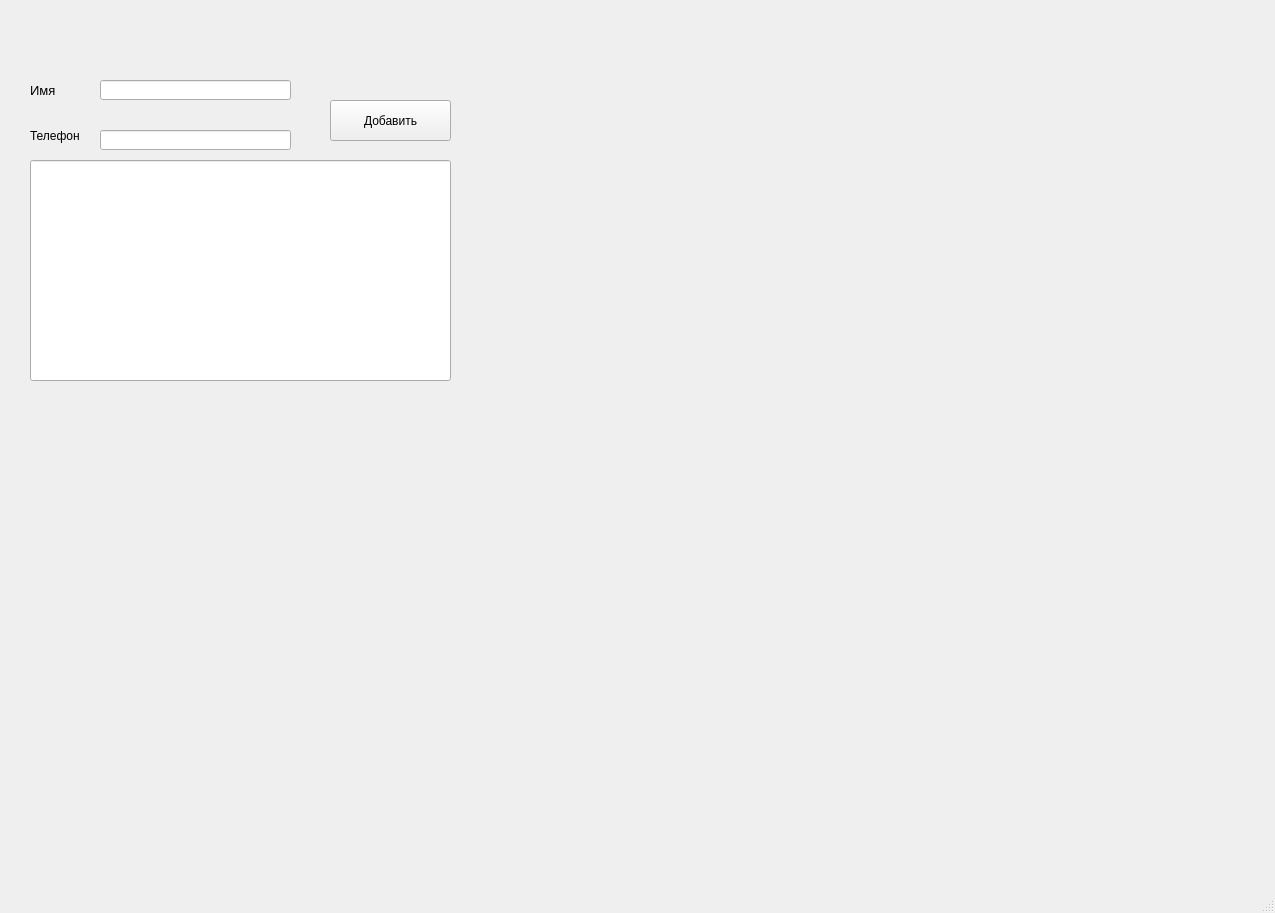
<?xml version="1.0" encoding="UTF-8"?>
<ui version="4.0">
 <class>MainWindow</class>
 <widget class="QMainWindow" name="MainWindow">
  <property name="geometry">
   <rect>
    <x>0</x>
    <y>0</y>
    <width>1275</width>
    <height>913</height>
   </rect>
  </property>
  <property name="windowTitle">
   <string>MainWindow</string>
  </property>
  <widget class="QWidget" name="centralwidget">
   <widget class="QLabel" name="label">
    <property name="geometry">
     <rect>
      <x>30</x>
      <y>70</y>
      <width>81</width>
      <height>41</height>
     </rect>
    </property>
    <property name="font">
     <font>
      <pointsize>10</pointsize>
     </font>
    </property>
    <property name="text">
     <string>Имя</string>
    </property>
   </widget>
   <widget class="QLabel" name="label_2">
    <property name="geometry">
     <rect>
      <x>30</x>
      <y>120</y>
      <width>71</width>
      <height>31</height>
     </rect>
    </property>
    <property name="font">
     <font>
      <pointsize>9</pointsize>
     </font>
    </property>
    <property name="text">
     <string>Телефон</string>
    </property>
   </widget>
   <widget class="QPushButton" name="pushButton">
    <property name="geometry">
     <rect>
      <x>330</x>
      <y>100</y>
      <width>121</width>
      <height>41</height>
     </rect>
    </property>
    <property name="text">
     <string>Добавить</string>
    </property>
   </widget>
   <widget class="QLineEdit" name="lineEdit">
    <property name="geometry">
     <rect>
      <x>30</x>
      <y>160</y>
      <width>421</width>
      <height>221</height>
     </rect>
    </property>
   </widget>
   <widget class="QLineEdit" name="lineEdit_2">
    <property name="geometry">
     <rect>
      <x>100</x>
      <y>80</y>
      <width>191</width>
      <height>20</height>
     </rect>
    </property>
   </widget>
   <widget class="QLineEdit" name="lineEdit_3">
    <property name="geometry">
     <rect>
      <x>100</x>
      <y>130</y>
      <width>191</width>
      <height>20</height>
     </rect>
    </property>
   </widget>
  </widget>
  <widget class="QMenuBar" name="menubar">
   <property name="geometry">
    <rect>
     <x>0</x>
     <y>0</y>
     <width>1275</width>
     <height>21</height>
    </rect>
   </property>
  </widget>
  <widget class="QStatusBar" name="statusbar"/>
 </widget>
 <resources/>
 <connections/>
</ui>
